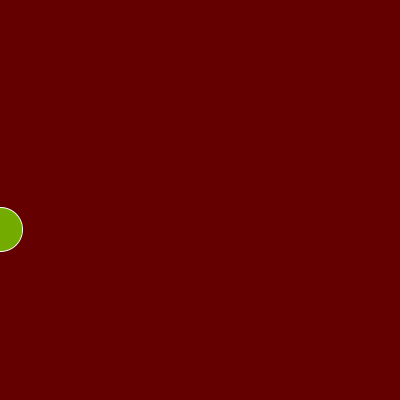
Frame 1 (no input)
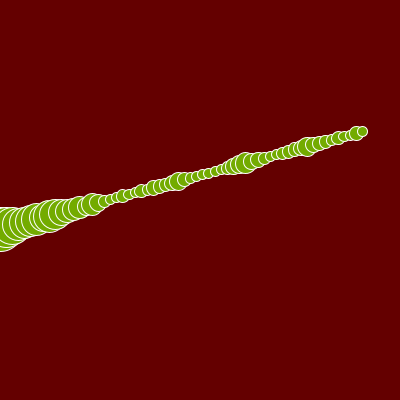
Frame 60 (the mouse pressed at the canvas centre just before this capture)
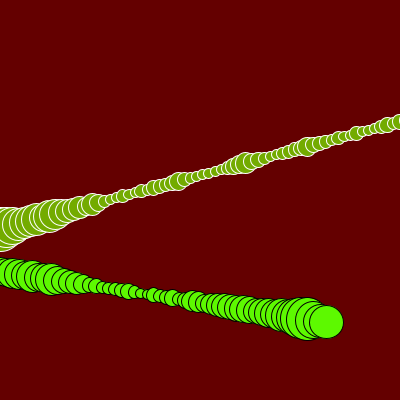
Frame 120 (the mouse held since frame 60 and released just before this capture)

The Processing sketch that drew these frames (run headless with seeded random() and noise(); from frame 60 on, the mouse is pressed at the canvas centre):

// Processing sketch: basic_02D_variable_random_remix
// ── basic_02D_variable_random_remix.pde
/* Zhang Liqun@SJTU IDM
*/

// declare variables "x", "y", "speed", "col" and "rad"
float x,y,speed,rad;
float xd,yd;
int col,col2;

void setup() {
  size(400,400);  

  x=0;
  y=random(0.25f,0.75f)*height;  
  speed=random(5,10);
  xd=random(0.5f,1)*speed;
  yd=random(-0.5f,0.5f)*speed;  
  rad=random(20,50);
  
  col=color(random(50,255),random(100,255),0);
  if(random(100)>60) col=color(0,random(150,255),random(150,255));
  if(brightness(col)>180) col2=color(0);
  else col2=color(255);
  
  background(100,0,0);
  smooth();
}

void draw() {
  //turn off background() to draw trails
//  background(200);

  fill(col);
  stroke(col2);

  rad=rad+random(-5,5);
  if(rad<10) rad=10;
  else if(rad>100) rad=100;
  
  ellipse(x,y, rad,rad);

  // increase x for each frame
  x=x+xd;  
  y=y+yd;  
  
  // if x goes off screen, set it back to zero
  // and choose new random parameters
  if(x>width+rad || y<-rad || y>height+rad) {
    x=0;
    y=random(0.25f,0.75f)*height;  
    speed=random(5,10);
    xd=random(0.5f,1)*speed;
    yd=random(-0.5f,0.5f)*speed;  
    
    rad=random(10,30);
    col=color(random(50,255),random(100,255),0);
    if(random(100)>60) col=color(0,random(150,255),random(150,255));
    if(brightness(col)>180) col2=color(0);
    else col2=color(255);
  }
}
